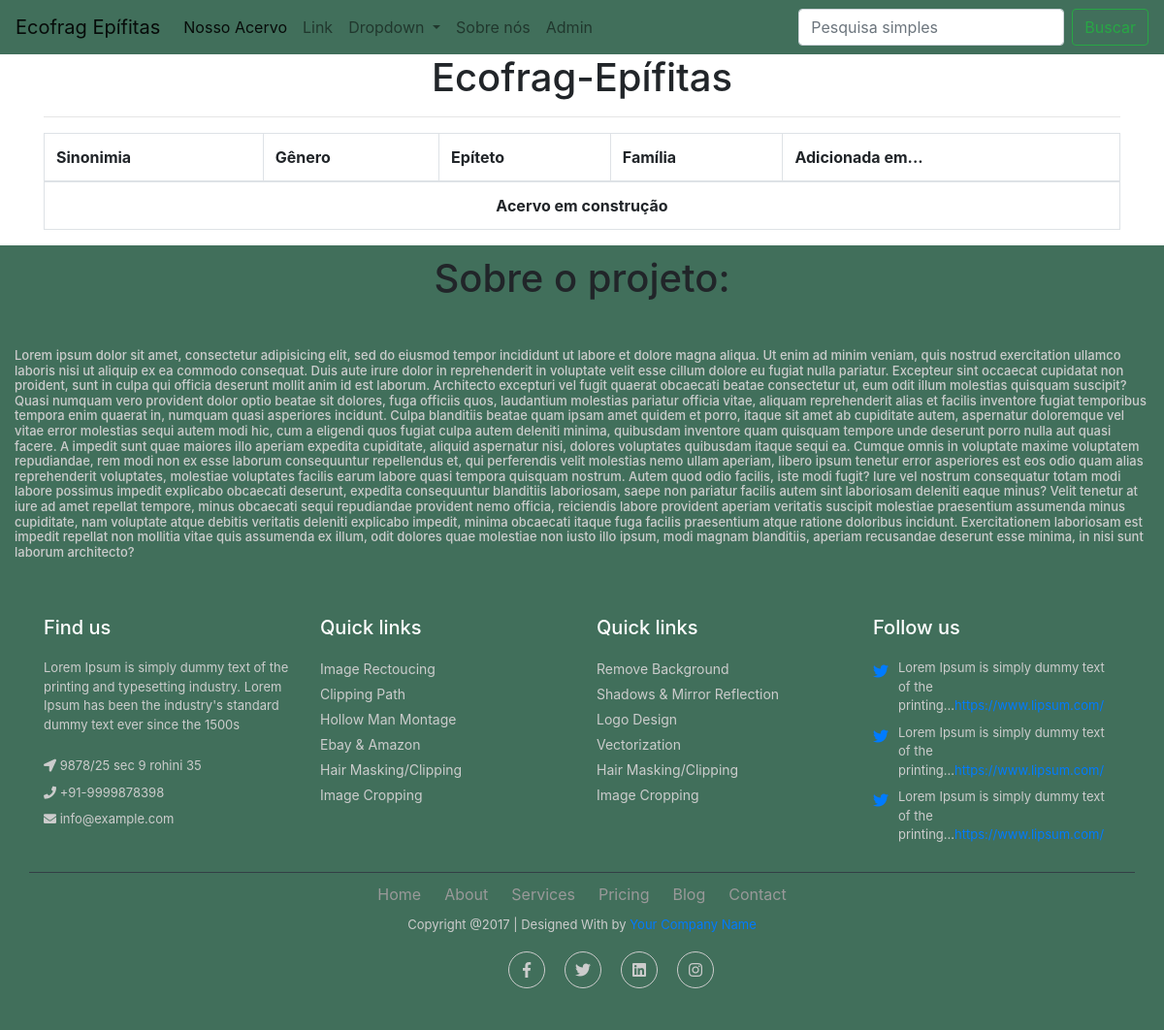
Before: / with the older database file.
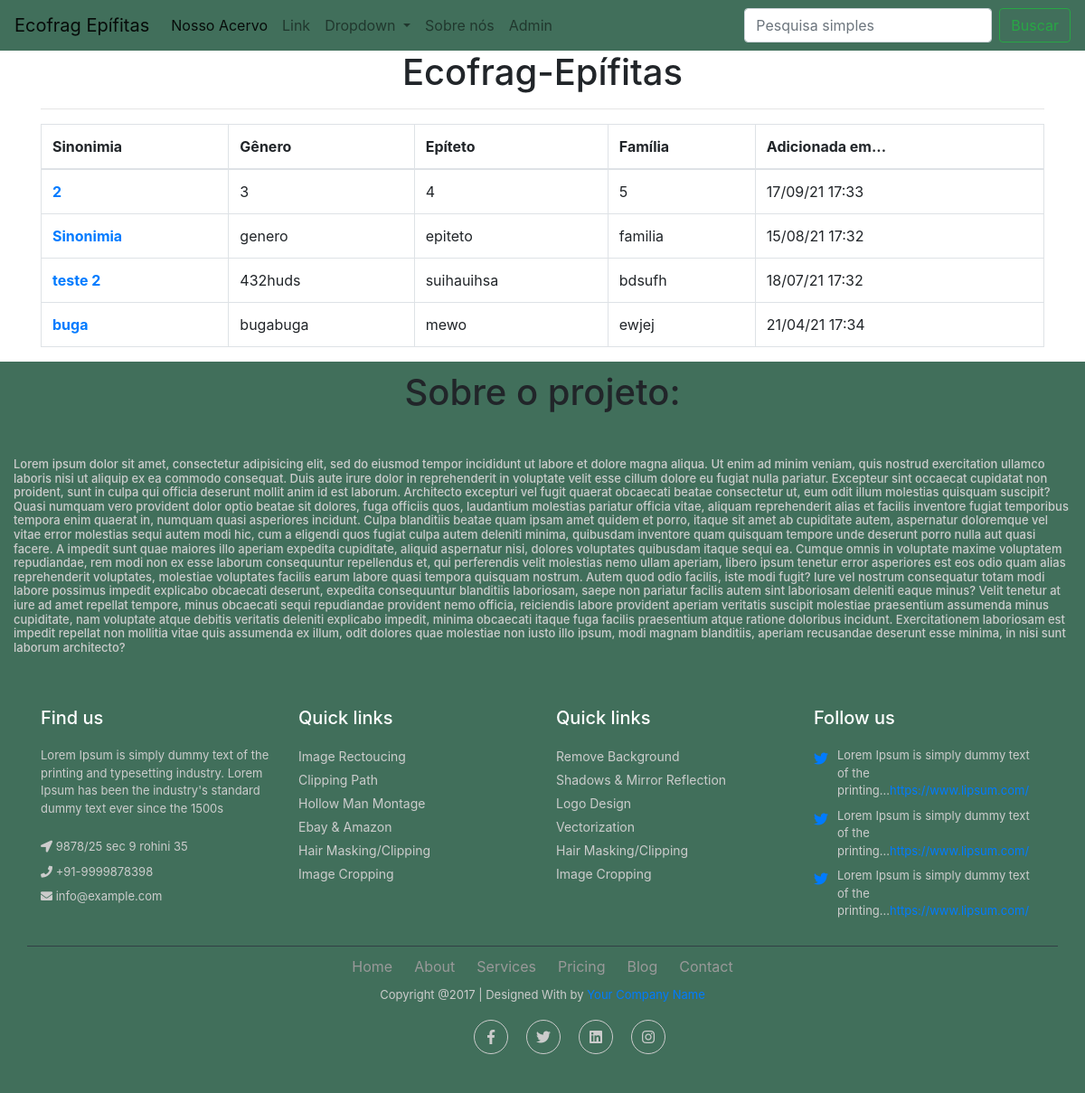
After: the same page with the newer database file.
### epifitas/models.py (models this page shows, shortened)
class Especie(models.Model):
    id = models.UUIDField(
        primary_key=True,
        default=uuid.uuid4,
        editable=False
    )
    sinonimia = models.CharField(max_length=220)  # é isso mesmo?
    genero = models.CharField(max_length=220)
    epiteto = models.CharField(max_length=220)
    familia = models.CharField(max_length=220)
    link_flora = models.CharField(max_length=220)
    adicionada_em = models.DateTimeField(auto_now_add=True)
    ativa = models.BooleanField(default=True)
    class Meta:
        verbose_name = "Espécie"
        verbose_name_plural = "Espécies"
        ordering = ['sinonimia']
    def get_absolute_url(self):
        return reverse('epifita_detail', args=[str(self.id)])

### pages/views.py (the view)
# urls.py: path('', HomePageView.as_view(), name='home'),
class HomePageView(ListView):
    template_name = 'home.html'
    context_object_name = 'ultimas_adc_list'
    def get_queryset(self):
        return Especie.objects.all().order_by('-adicionada_em')[:5]

### templates/home.html (shortened to what this page needs)
{% extends '_base.html' %}
{% block head %}
<link rel="stylesheet" href="https://cdn.datatables.net/1.11.2/css/jquery.dataTables.min.css">
{% endblock %}
{% block content %}
<h1 style='text-align: center;'>Ecofrag-Epífitas</h1>
<hr>
<table class="table table-bordered" id="epifitasTable">
    <thead>
    <tr>
        <th scope="col">Sinonimia</th>
        <th scope="col">Gênero</th>
        <th scope="col">Epíteto</th>
        <th scope="col">Família</th>
        <th scope="col">Adicionada em...</th>
    </tr>
    </thead>
    <tbody>
    {% if ultimas_adc_list %}
    {% for especie in ultimas_adc_list %}
    <tr>
        <th scope="row"><a href="{{ especie.get_absolute_url }} ">{{ especie.sinonimia }}</a></th>
        <td>{{ especie.genero }}</td>
        <td>{{ especie.epiteto }}</td>
        <td>{{ especie.familia }}</td>
        <td>{{ especie.adicionada_em|date:"d/m/y H:i"}}</td>
    </tr>
    {% endfor %}
    {% else %}
    <tr>
        <th scope="row" colspan="5" style="text-align: center;">Acervo em construção</th>
    </tr>
    {% endif %}
    </tbody>
</table>
{% endblock %}

### templates/_base.html (shortened to what this page needs)
{% load static %}
<!DOCTYPE html>
<html lang="pt-br">
<head>
    <link rel="stylesheet" href="{% static 'css/_base.css' %}">
    <link rel="stylesheet" href="https://maxcdn.bootstrapcdn.com/bootstrap/4.0.0/css/bootstrap.min.css"
>
    {% block head %}{% endblock%}
</head>
<body>
<nav class="navbar navbar-expand-lg navbar-light bg-light-ec">
    <a class="navbar-brand" href="{% url 'home' %}">Ecofrag Epífitas</a>
    <div class="collapse navbar-collapse" id="navbarSupportedContent">
        <ul class="navbar-nav mr-auto rodape-ec">
            <li class="nav-item active">
                <a class="nav-link" href="{% url 'epifitas_list' %}">Nosso Acervo</a>
            </li>
            <li class="nav-item">
                <a class="nav-link" href="#">Link</a>
            </li>
            <li class="nav-item dropdown">
                <a class="nav-link dropdown-toggle" href="#" id="navbarDropdown" role="button" data-toggle="dropdown"
                   aria-haspopup="true" aria-expanded="false">
                    Dropdown
                </a>
            </li>
            <li class="nav-item">
                <a class="nav-link" href="{% url 'about' %}">Sobre nós</a>
            </li>
            <li class="nav-item" stylke>
                <a href="{% url 'admin:index' %}" class="nav-link">Admin</a>
            </li>
        </ul>
        <form method='GET' action="{% url 'generic_search_results' %}" class="form-inline my-2 my-lg-0">
            <input name='q' class="form-control mr-sm-2" type="search"
                   placeholder="Pesquisa simples" aria-label="Search" required>
            <button class="btn btn-outline-success my-2 my-sm-0" type="submit">Buscar</button>
        </form>
    </div>
</nav>
<div class="container">
    <main>
        {% block content %}
        {% endblock %}
    </main>
</div>
<footer>
    {% block footer %}
    <link href="//maxcdn.bootstrapcdn.com/bootstrap/4.1.1/css/bootstrap.min.css" rel="stylesheet"
          id="bootstrap-css">
    <link rel="stylesheet" href="https://stackpath.bootstrapcdn.com/bootstrap/4.1.3/css/bootstrap.min.css"
>
    <link rel="stylesheet" href="https://use.fontawesome.com/releases/v5.2.0/css/all.css"
>
    <h1>
        <center>Sobre o projeto:</center>
        <br>
        <div class="col-12">
        <p>{% lorem 4%}</p>
    </div>
    </h1>
    <footer class="footer">
        <div class="container bottom_border">
            <div class="row">
                <div class=" col-sm-4 col-md col-sm-4  col-12 col">
                    <h5 class="headin5_amrc col_white_amrc pt2">Find us</h5>
                    <p class="mb10">Lorem Ipsum is simply dummy text of the printing and typesetting industry. Lorem
                        Ipsum has been the industry's standard dummy text ever since the 1500s</p>
                    <p><i class="fa fa-location-arrow"></i> 9878/25 sec 9 rohini 35 </p>
                    <p><i class="fa fa-phone"></i> +91-9999878398 </p>
                    <p><i class="fa fa fa-envelope"></i> info@example.com </p>
                </div>
                <div class=" col-sm-4 col-md  col-6 col">
                    <h5 class="headin5_amrc col_white_amrc pt2">Quick links</h5>
                    <ul class="footer_ul_amrc">
                        <li><a href="http://webenlance.com">Image Rectoucing</a></li>
                        <li><a href="http://webenlance.com">Clipping Path</a></li>
                        <li><a href="http://webenlance.com">Hollow Man Montage</a></li>
                        <li><a href="http://webenlance.com">Ebay & Amazon</a></li>
                        <li><a href="http://webenlance.com">Hair Masking/Clipping</a></li>
                        <li><a href="http://webenlance.com">Image Cropping</a></li>
                    </ul>
                </div>
                <div class=" col-sm-4 col-md  col-6 col">
                    <h5 class="headin5_amrc col_white_amrc pt2">Quick links</h5>
                    <ul class="footer_ul_amrc">
                        <li><a href="http://webenlance.com">Remove Background</a></li>
                        <li><a href="http://webenlance.com">Shadows & Mirror Reflection</a></li>
                        <li><a href="http://webenlance.com">Logo Design</a></li>
                        <li><a href="http://webenlance.com">Vectorization</a></li>
                        <li><a href="http://webenlance.com">Hair Masking/Clipping</a></li>
                        <li><a href="http://webenlance.com">Image Cropping</a></li>
                    </ul>
                </div>
                <div class=" col-sm-4 col-md  col-12 col">
                    <h5 class="headin5_amrc col_white_amrc pt2">Follow us</h5>
                    <ul class="footer_ul2_amrc">
                        <li><a href="#"><i class="fab fa-twitter fleft padding-right"></i> </a>
                            <p>Lorem Ipsum is simply dummy text of the printing...<a
                                    href="#">https://www.lipsum.com/</a>
                            </p></li>
                        <li><a href="#"><i class="fab fa-twitter fleft padding-right"></i> </a>
                            <p>Lorem Ipsum is simply dummy text of the printing...<a
                                    href="#">https://www.lipsum.com/</a>
                            </p></li>
                        <li><a href="#"><i class="fab fa-twitter fleft padding-right"></i> </a>
                            <p>Lorem Ipsum is simply dummy text of the printing...<a
                                    href="#">https://www.lipsum.com/</a>
                            </p></li>
                    </ul>
                </div>
            </div>
        </div>
        <div class="container">
            <ul class="foote_bottom_ul_amrc">
                <li><a href="http://webenlance.com">Home</a></li>
                <li><a href="http://webenlance.com">About</a></li>
                <li><a href="http://webenlance.com">Services</a></li>
                <li><a href="http://webenlance.com">Pricing</a></li>
                <li><a href="http://webenlance.com">Blog</a></li>
                <li><a href="http://webenlance.com">Contact</a></li>
            </ul>
            <p class="text-center">Copyright @2017 | Designed With by <a href="#">Your Company Name</a></p>
            <ul class="social_footer_ul">
                <li><a href="http://webenlance.com"><i class="fab fa-facebook-f"></i></a></li>
                <li><a href="http://webenlance.com"><i class="fab fa-twitter"></i></a></li>
                <li><a href="http://webenlance.com"><i class="fab fa-linkedin"></i></a></li>
                <li><a href="http://webenlance.com"><i class="fab fa-instagram"></i></a></li>
            </ul>
        </div>
    </footer>
    {% endblock %}
</footer>
</body>
</html>

### static/css/_base.css (style rules this page uses)
.col_white_amrc { color:#FFF; }
footer { width:100%; background-color:#416f5b; min-height:250px; padding:10px 0px 25px 0px ; }
.pt2 { padding-top:40px ; margin-bottom:20px ; }
footer p { font-size:13px; color:#CCC; padding-bottom:0px; margin-bottom:8px; }
.mb10 { padding-bottom:15px ; }
.footer_ul_amrc { margin:0px ; list-style-type:none ; font-size:14px; padding:0px 0px 10px 0px ; }
.footer_ul_amrc li { padding:0px 0px 5px 0px; }
.footer_ul_amrc li a { color:#CCC; }
.fleft { float:left; }
.padding-right { padding-right:10px; }
.footer_ul2_amrc { margin:0px; list-style-type:none; padding:0px; }
.footer_ul2_amrc li p { display:table; }
.footer_ul2_amrc li i { margin-top:5px; }
.bottom_border { border-bottom:1px solid #323f45; padding-bottom:20px; }
.foote_bottom_ul_amrc { list-style-type:none; padding:0px; display:table; margin-top: 10px; margin-right: auto; margin-bottom: 10px; margin-left: auto; }
.foote_bottom_ul_amrc li { display:inline; }
.foote_bottom_ul_amrc li a { color:#999; margin:0 12px; }
.social_footer_ul { display:table; margin:15px auto 0 auto; list-style-type:none; }
.social_footer_ul li { padding-left:20px; padding-top:10px; float:left; }
.social_footer_ul li a { color:#CCC; border:1px solid #CCC; padding:8px;border-radius:50%; }
.social_footer_ul li i { width:20px; height:20px; text-align:center; }
.bg-light-ec { background-color:#416f5b !important; }

Changed rows visible on the page:
added Especie: sinonimia "2", genero "3", epiteto "4", familia "5", adicionada_em "17/09/21 17:33"
added Especie: sinonimia "Sinonimia", genero "genero", epiteto "epiteto", familia "familia", adicionada_em "15/08/21 17:32"
added Especie: sinonimia "teste 2", genero "432huds", epiteto "suihauihsa", familia "bdsufh", adicionada_em "18/07/21 17:32"
added Especie: sinonimia "buga", genero "bugabuga", epiteto "mewo", familia "ewjej", adicionada_em "21/04/21 17:34"
Other visible differences:
text no longer shown: "Acervo em construção"
